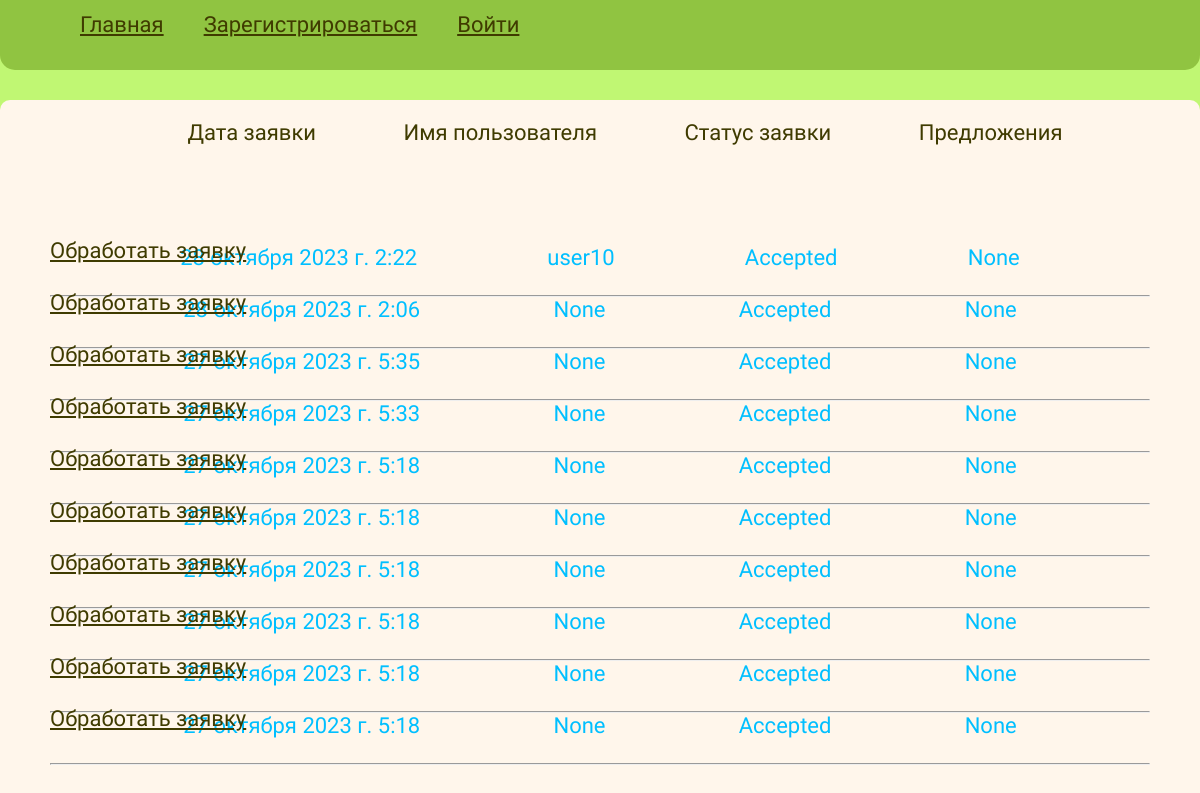
Before: /appl_processing/ with the older database file.
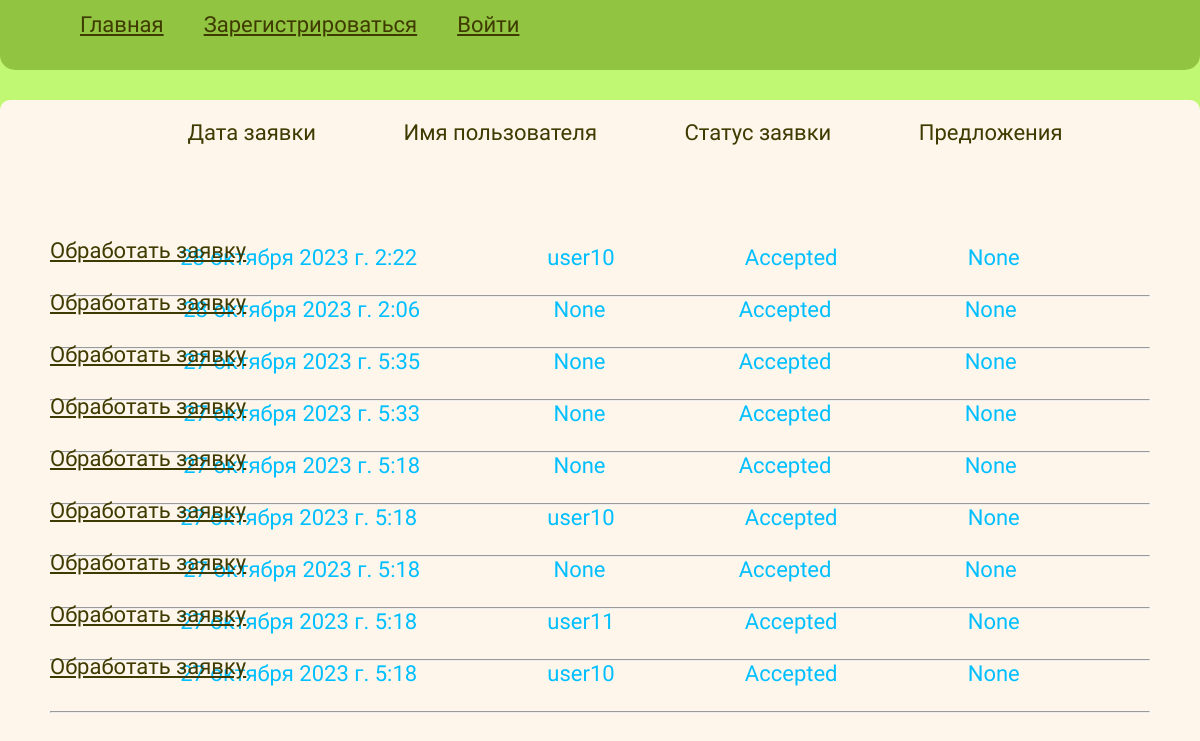
After: the same page with the newer database file.
### b1/models.py (models this page shows, shortened)
class Application(models.Model):
    name = models.CharField(max_length=254, verbose_name='Имя заявки', blank=True, null=True)
    description = models.CharField(max_length=254, verbose_name='Описание', blank=False)
    category = models.ForeignKey('Category', on_delete=models.CASCADE, verbose_name='Категория желаемого стиля',
                                 blank=False)
    photo = models.ImageField(max_length=254, verbose_name='Проект помещения', upload_to=get_name_file, blank=True,
                              validators=[FileExtensionValidator(allowed_extensions=['png', 'jpg', 'jpeg'])])
    STATUS_CHOISE = [
        ('New', 'Новая'),
        ('Accepted', 'Принято в работу'),
        ('Finished', 'Выполнено')
    ]
    status = models.CharField(max_length=254, verbose_name='Статус', choices=STATUS_CHOISE, default='New')
    date_creation = models.DateTimeField(auto_now_add=True, null=True)
    username = models.CharField(max_length=254, verbose_name='Логин', blank=True, null=True)
    suggestions = models.ForeignKey('Realization', on_delete=models.CASCADE, verbose_name='Предложения реализации',
                                    blank=True, null=True)

### b1/views.py (the view)
# urls.py: path('appl_processing/', ApplicationProcessingList.as_view(), name='apllication_processing'),
class ApplicationProcessingList(ListView):
    model = Application
    queryset = Application.objects.order_by('-date_creation')
    context_object_name = 'list'
    template_name = 'b1/list_applications.html'
    paginate_by = 10

### b1/templates/b1/list_applications.html
{% extends 'base.html' %}
{% block content %}
    <div class="application-header">
        <div>Дата заявки</div>
        <div>Имя пользователя</div>
        <div>Статус заявки</div>
        <div>Предложения</div>
    </div>
    {% for i in list %}
        <div class="application-body">
            <div class="data-generating">{{ i.date_creation }}</div>
            <div class="data-generating">{{i.username }}</div>
            <div class="data-generating">{{ i.status }}</div>
            <div class="data-generating">{{ i.suggestions }}</div>
        </div>
        <p class="submit_p"><a href="{% url 'processing' i.pk %}">Обработать заявку</a></p>
        <hr>
    {% endfor %}
{% endblock %}

Changed rows visible on the page:
removed Application: date_creation "27 октября 2023 г. 5:18", username "None", status "Accepted", suggestions "None"
removed Application: date_creation "27 октября 2023 г. 5:18", username "None", status "Accepted", suggestions "None"
removed Application: date_creation "27 октября 2023 г. 5:18", username "None", status "Accepted", suggestions "None"
changed Application (number 6 of 9 on the later page): username "None" → "user10"
now on this page (row edited): Application: date_creation "27 октября 2023 г. 5:18", username "user11", status "Accepted", suggestions "None"
now on this page (row edited): Application: date_creation "27 октября 2023 г. 5:18", username "user10", status "Accepted", suggestions "None"
